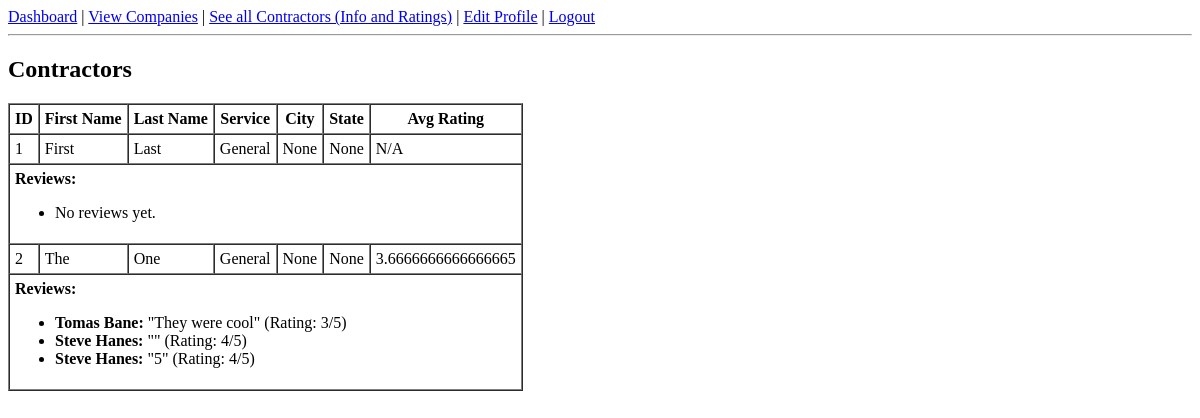
Page /contractors (signed in) on the earlier database version.
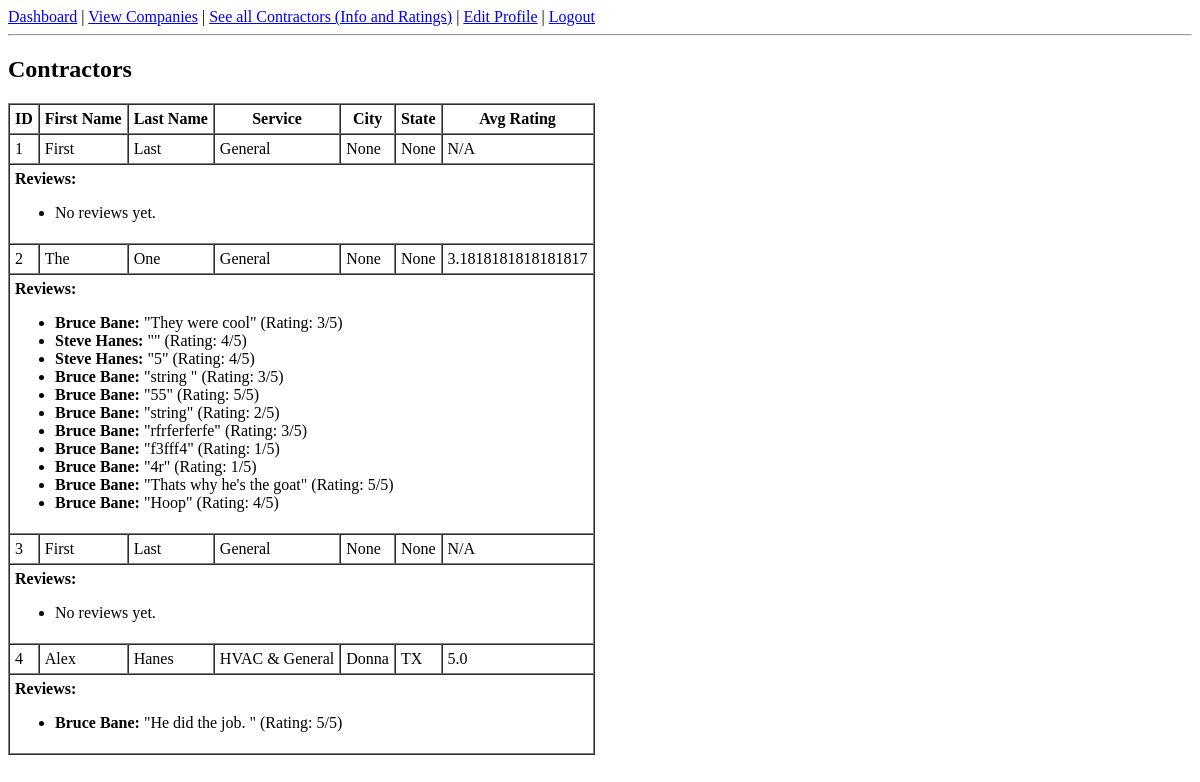
Same page on the later database version.
### tables this page shows
CREATE TABLE Contractor (
    contractorID INTEGER PRIMARY KEY AUTOINCREMENT,
    userID INTEGER UNIQUE NOT NULL,
    companyID INTEGER,
    service TEXT,
    firstName TEXT NOT NULL,
    lastName TEXT NOT NULL,
    city TEXT,
    state CHAR(2),
    rating REAL, earnings REAL DEFAULT 0,
    FOREIGN KEY(userID) REFERENCES User(userID)
);

CREATE TABLE Review (
        reviewID INTEGER PRIMARY KEY AUTOINCREMENT,
        jobID INTEGER NOT NULL,
        clientID INTEGER NOT NULL,
        contractorID INTEGER NOT NULL,
        rating INTEGER CHECK(rating BETWEEN 1 AND 5),
        comment TEXT,
        date DATE NOT NULL,
        FOREIGN KEY(jobID) REFERENCES Job_Request(jobID),
        FOREIGN KEY(clientID) REFERENCES Client(clientID),
        FOREIGN KEY(contractorID) REFERENCES Contractor(contractorID)
    );

### app.py (the view)
@app.route("/contractors")
def list_contractors():
    if "user_id" not in session:
        return redirect("/login")
    conn = get_db()
    cur = conn.cursor()
    cur.execute("""
        SELECT ctr.*,
               IFNULL(AVG(r.rating), 0) AS avg_rating
        FROM Contractor ctr
        LEFT JOIN Review r ON ctr.contractorID = r.contractorID
        GROUP BY ctr.contractorID
    """)
    contractors = cur.fetchall()
    contractor_reviews = {}
    cur.execute("""
        SELECT r.contractorID, r.comment, r.rating, c.firstName || ' ' || c.lastName AS clientName
        FROM Review r
        JOIN Client c ON r.clientID = c.clientID
    """)
    for row in cur.fetchall():
        contractor_reviews.setdefault(row["contractorID"], []).append({
            "comment": row["comment"],
            "rating": row["rating"],
            "clientName": row["clientName"]
        })
    conn.close()
    return render_template("contractors.html", contractors=contractors, contractor_reviews=contractor_reviews)

### app.py (called while the page is built)
def get_db():
    conn = sqlite3.connect(DB_FILE)
    conn.row_factory = sqlite3.Row
    return conn

### templates/contractors.html
{% extends "base.html" %}
{% block content %}
<h2>Contractors</h2>
<table border="1" cellpadding="5" cellspacing="0">
    <tr>
        <th>ID</th><th>First Name</th><th>Last Name</th><th>Service</th><th>City</th><th>State</th><th>Avg Rating</th>
    </tr>
    {% for c in contractors %}
    <tr>
        <td>{{ c.contractorID }}</td>
        <td>{{ c.firstName }}</td>
        <td>{{ c.lastName }}</td>
        <td>{{ c.service }}</td>
        <td>{{ c.city }}</td>
        <td>{{ c.state }}</td>
        <td>{{ c.avg_rating or "N/A" }}</td>
    </tr>
    <tr>
        <td colspan="7">
            <strong>Reviews:</strong>
            <ul>
                {% if contractor_reviews.get(c.contractorID) %}
                    {% for r in contractor_reviews[c.contractorID] %}
                    <li>
                        <strong>{{ r.clientName }}:</strong>
                        "{{ r.comment }}"
                        (Rating: {{ r.rating }}/5)
                    </li>
                    {% endfor %}
                {% else %}
                    <li>No reviews yet.</li>
                {% endif %}
            </ul>
        </td>
    </tr>
    {% endfor %}
</table>
{% endblock %}

Differences in the rows shown:
changed Contractor "The": rating "3.6666666666666665" → "3.1818181818181817"
computed for Review "They were cool": clientName "Tomas Bane" → "Bruce Bane"
added Review: clientName "Bruce Bane", comment "string", rating "3", shown under Contractor "The"
added Review: clientName "Bruce Bane", comment "55", rating "5", shown under Contractor "The"
added Review: clientName "Bruce Bane", comment "string", rating "2", shown under Contractor "The"
added Review: clientName "Bruce Bane", comment "rfrferferfe", rating "3", shown under Contractor "The"
added Review: clientName "Bruce Bane", comment "f3fff4", rating "1", shown under Contractor "The"
added Review: clientName "Bruce Bane", comment "4r", rating "1", shown under Contractor "The"
added Review: clientName "Bruce Bane", comment "Thats why he's the goat", rating "5", shown under Contractor "The"
added Review: clientName "Bruce Bane", comment "Hoop", rating "4", shown under Contractor "The"
added Contractor: contractorID "3", firstName "First", lastName "Last", service "General", city "None", state "None", avg_rating "N/A", shows "No reviews yet."
added Contractor: contractorID "4", firstName "Alex", lastName "Hanes", service "HVAC & General", city "Donna", state "TX", rating "5.0"
added Review: clientName "Bruce Bane", comment "He did the job.", rating "5", shown under "4"
